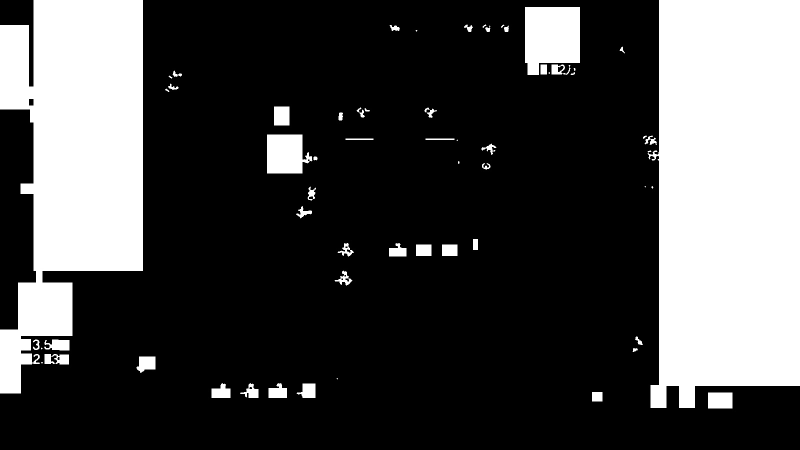
#> input picture debug/original_input.jpg, 1600 x 900 px (shown at 1/2 size)
$ python -i mahjong.py   (imports and definitions only)
#> lines starting #> are read from the running program, lines starting #| are printed output that depends on the picture; after the words box and inside, x2 and y2 are one past the last pixel; in counts of white or black regions, pixels touching at a corner belong together
"""
麻将AI核心模块

整合了OCR识别、配置管理和工具函数。
"""

import os
import cv2
import numpy as np
import yaml
import logging
import subprocess
from pathlib import Path
from typing import Any, Dict, List, Optional, Tuple, Union
import pytesseract
import time

class MahjongAI:
    """麻将AI主类"""
    def __init__(self, config_path: str = "config/app_config.yaml"):
        self.config = self._load_config(config_path)
        self.templates = self._load_templates()
        self.logger = self._setup_logger()
        self.adb_path = self.config.get('adb', {}).get('path', 'adb')

    def _load_config(self, config_path: str) -> dict:
        """加载配置文件"""
        with open(config_path, 'r', encoding='utf-8') as f:
            return yaml.safe_load(f)

    def _setup_logger(self) -> logging.Logger:
        """设置日志记录器"""
        logger = logging.getLogger(__name__)
        logger.setLevel(logging.INFO)

        # 创建日志目录
        log_dir = self.config.get('log_dir', 'logs')
        os.makedirs(log_dir, exist_ok=True)

        # 文件处理器
        file_handler = logging.FileHandler(
            os.path.join(log_dir, 'mahjong.log'),
            encoding='utf-8'
        )
        file_handler.setFormatter(
            logging.Formatter(
                '%(asctime)s - %(name)s - %(levelname)s - %(message)s'
            )
        )
        logger.addHandler(file_handler)

        # 控制台处理器
        console_handler = logging.StreamHandler()
        console_handler.setFormatter(
            logging.Formatter('%(levelname)s - %(message)s')
        )
        logger.addHandler(console_handler)

        return logger

    def _load_templates(self) -> dict:
        """加载模板图片"""
        templates = {}
        template_dir = self.config.get('template_dir', 'data/templates')
        for tile_type in ['characters', 'bamboos', 'dots', 'winds', 'dragons']:
            templates[tile_type] = {}
            for value in range(1, 10):
                path = f"{template_dir}/{tile_type}_{value}.png"
                if os.path.exists(path):
                    templates[tile_type][value] = cv2.imread(path, 0)
        return templates

    # [40 lines left out: functions _run_adb_command, take_screenshot, not called in this run]

    def preprocess_image(self, image: np.ndarray) -> np.ndarray:
        """图像预处理"""
        # 转换为灰度图
        gray = cv2.cvtColor(image, cv2.COLOR_BGR2GRAY)

        # 自适应阈值处理
        thresh = cv2.adaptiveThreshold(
            gray, 255, cv2.ADAPTIVE_THRESH_GAUSSIAN_C,
            cv2.THRESH_BINARY_INV, 11, 2
        )

        # 降噪
        kernel = np.ones((3,3), np.uint8)
        return cv2.morphologyEx(thresh, cv2.MORPH_OPEN, kernel)

    def detect_tiles(self, image: np.ndarray) -> List[Tuple[int, int, int, int]]:
        """检测麻将牌位置"""
        processed = self.preprocess_image(image)
        contours, _ = cv2.findContours(
            processed, cv2.RETR_EXTERNAL, cv2.CHAIN_APPROX_SIMPLE
        )

        tiles = []
        for contour in contours:
            x, y, w, h = cv2.boundingRect(contour)
            if self._is_valid_tile(w, h):
                tiles.append((x, y, w, h))

        return sorted(tiles, key=lambda t: (t[1], t[0]))

    def _is_valid_tile(self, width: int, height: int) -> bool:
        """判断是否为有效的麻将牌"""
        min_size = self.config.get('min_tile_size', 30)
        max_size = self.config.get('max_tile_size', 100)
        aspect_ratio = width / height

        return (min_size <= width <= max_size and
                min_size <= height <= max_size and
                0.8 <= aspect_ratio <= 1.2)

    def recognize_tile(self, image: np.ndarray, tile_roi: Tuple[int, int, int, int]) -> Optional[str]:
        """识别单个麻将牌"""
        x, y, w, h = tile_roi
        tile_img = image[y:y+h, x:x+w]
        processed = self.preprocess_image(tile_img)

        # 模板匹配
        best_match = None
        best_score = 0

        for tile_type, templates in self.templates.items():
            for value, template in templates.items():
                if template.shape != processed.shape:
                    template = cv2.resize(template, (processed.shape[1], processed.shape[0]))

                result = cv2.matchTemplate(processed, template, cv2.TM_CCOEFF_NORMED)
                _, max_val, _, _ = cv2.minMaxLoc(result)

                if max_val > best_score:
                    best_score = max_val
                    best_match = f"{tile_type}_{value}"

        if best_score > self.config.get('min_confidence', 0.7):
            return best_match

        # 如果模板匹配失败，尝试OCR
        try:
            text = pytesseract.image_to_string(
                processed,
                config='--psm 10 --oem 3'
            ).strip()

            if text:
                return self._parse_ocr_text(text)
        except Exception as e:
            self.logger.error(f"OCR识别失败: {str(e)}")

        return None

    # [4 lines left out: function _parse_ocr_text, not called in this run]

    def recognize_all_tiles(self, image: np.ndarray) -> List[Optional[str]]:
        """识别图像中的所有麻将牌"""
        tiles = self.detect_tiles(image)
        return [self.recognize_tile(image, tile) for tile in tiles]

    # [31 lines left out: function run, not called in this run]

# [3 lines not run here, left out]

>>> import cv2
>>> picture = cv2.imread('debug/original_input.jpg')
#> picture is the input picture: shape (900, 1600, 3); min 0, max 255, mean 71.4
>>> result = MahjongAI().recognize_all_tiles(picture)
#> in preprocess_image, `thresh = cv2.adaptiveThreshold( gray, 255, cv2.ADAPTIVE_THRESH_GAUSSIA..`:
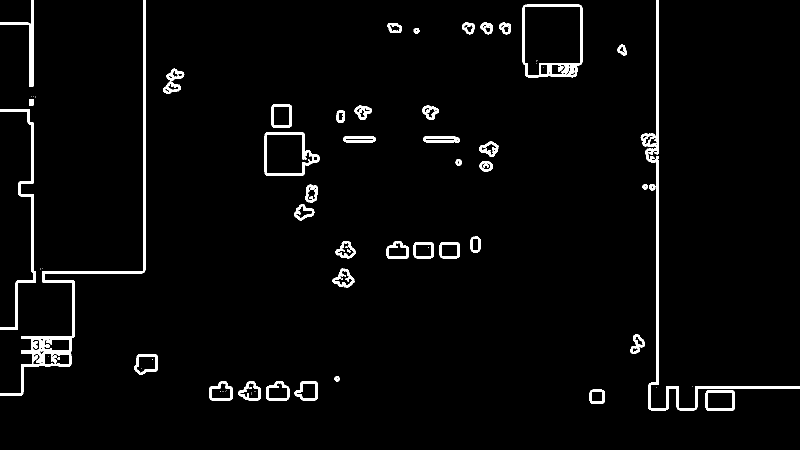
#> thresh: shape (900, 1600) (shown at 1/2 size); 2.9% white; 76 white regions (30 under 20 px), largest, box (x1, y1, x2, y2) and area: (0, 0, 291, 792) 8212, (1281, 0, 1600, 821) 7103, (1045, 9, 1165, 155) 3252
#> in preprocess_image, `return cv2.morphologyEx(thresh, cv2.MORPH_OPEN, kernel)`: returned value: shape (900, 1600); 2.9% white; 50 white regions (4 under 20 px)
#> in detect_tiles, `contours, _ = cv2.findContours( processed, cv2.RETR_EXTERNAL, cv2.CHAI..`: contours = 43 contours; largest, box (x1, y1, x2, y2) and area: (1045, 9, 1165, 155) 16696, (0, 0, 291, 792) 8960, (529, 264, 639, 352) 7496, (1282, 0, 1600, 821) 5958, (0, 219, 72, 659) 2449
#> the loop in detect_tiles, `for contour in contours:` made 43 passes
#> (x, y, w, h, aspect_ratio in _is_valid_tile) on passes 1 to 12: (1411, 780, 59, 42, 1.4), (1179, 779, 31, 29, 1.07), (532, 763, 47, 38, 1.24), (589, 762, 47, 39, 1.21), (476, 762, 46, 39, 1.18), (418, 762, 48, 39, 1.23), (669, 752, 10, 11, 0.909), (269, 708, 47, 42, 1.12), (1261, 669, 29, 39, 0.744), (665, 537, 44, 38, 1.16), (879, 484, 41, 33, 1.24), (827, 484, 41, 33, 1.24)
#> (contour, x, y, w, h, aspect_ratio in _is_valid_tile) on pass 31: ([[58, 198], [58, 210], [66, 210], [66, 198]], 58, 198, 9, 13, 0.692)
#> after the loop in detect_tiles, `for contour in contours:`: tiles = [(476, 762, 46, 39), (269, 708, 47, 42), (665, 537, 44, 38), (671, 482, 41, 35), (543, 208, 41, 48)]
#> in recognize_all_tiles, `tiles = self.detect_tiles(image)`: tiles = [(543, 208, 41, 48), (671, 482, 41, 35), (665, 537, 44, 38), (269, 708, 47, 42), (476, 762, 46, 39)]
#> in recognize_tile, `tile_img = image[y:y+h, x:x+w]`:
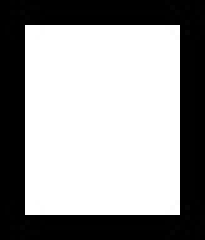
#> tile_img: shape (48, 41, 3) (shown 5 times larger); min 0, max 255, mean 152.7
#> in preprocess_image (call 2), `thresh = cv2.adaptiveThreshold( gray, 255, cv2.ADAPTIVE_THRESH_GAUSSIA..`:
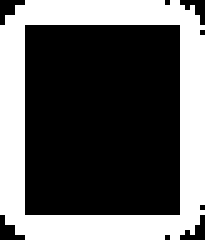
#> thresh: shape (48, 41) (shown 5 times larger); 37.4% white; 1 white region, box (x1, y1, x2, y2) and area: (0, 0, 41, 48) 736
#> in preprocess_image (call 2), `return cv2.morphologyEx(thresh, cv2.MORPH_OPEN, kernel)`:
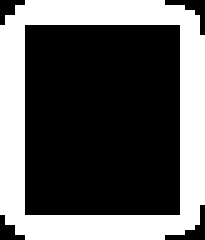
#> returned value: shape (48, 41) (shown 5 times larger); 37% white; 1 white region, box (x1, y1, x2, y2) and area: (0, 0, 41, 48) 728
#> after the loop in recognize_tile, `for tile_type, templates in self.templates.items():`: best_score = 0
#> (the run stopped early here; a loop or call above may not have finished)
